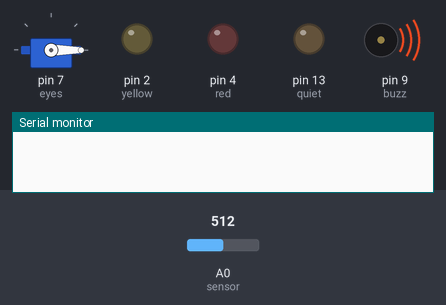
Bench run of a sketch on a simulated Arduino Uno, built with avr-gcc and run on an emulated ATmega328P. Parts: servo, output pins drawn as LEDs (lit = HIGH), buzzer (waves = sounding), the last lines printed to the serial monitor. The test bench sets the inputs (shaded band); at power-on: A0 (sensor) = 512.

Above: at 1.2 s.
1.3 s: A0 (sensor) set to 492
At 2.5 s:
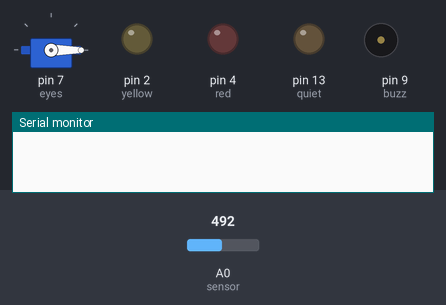
At 10.2 s:
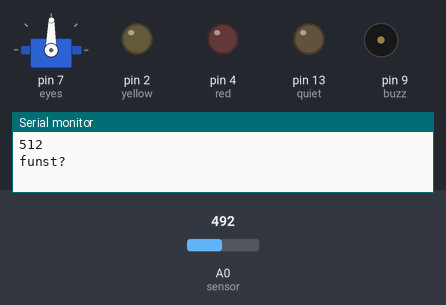
Timing chart, 0 to 11.7 s (numbered marks = the images above; inputs shaded):
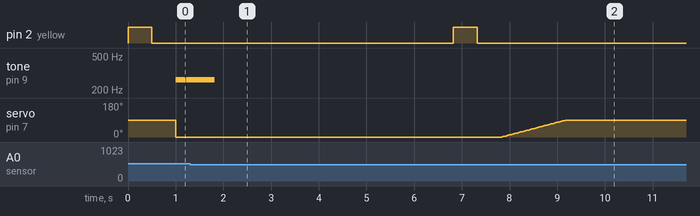

Measured:
- the behaviour switches between 500 and 499 on A0 (sensor) (found by bisection; images 0 and 1)
- after the input at 1.3 s, pin 2 (yellow): goes on until 7.3 s, then stays LOW; tone on pin 9 (buzz): goes on until 1.8 s, then stays silent; servo on pin 7 (eyes): moves from 0° to 89° over 1.3 s, starting after 6.5 s

The sketch:

owl.ino
```cpp
#include<Servo.h>
Servo eyes;  // servo to move the owls eylids
const int sensor =A0;
const int red = 4;
const int yellow = 2;
const int green = 3;
const int buzz=9;  //the buzzer
const int loud=12;  // more volume
const int quiet= 13;  // less volume
int sleep;
int wake;

int sensorVal; //now light sensor variable works


void setup (){
  pinMode(sensor, INPUT);
  pinMode (red, OUTPUT);
  pinMode(yellow, OUTPUT);
  pinMode(green, INPUT);
  eyes.attach(8);
  //pinMode(quiet,OUTPUT);
  pinMode(buzz, OUTPUT);  //the buzzer or speaker
 //pinMode(loud, INPUT);
  //analogWrite(loud, 40);  //buzzer in analog more arguments like amount?
  eyes.attach(7);
  Serial.begin(9600);  //rate of data transmission

sensorVal= analogRead(sensor);
}
void loop(){
 sensorVal= analogRead(sensor);
  light();
  squeek();

lightTest();
}
void light(){
  //int sensorVal=analogRead(sensor); //light sensor

  if (sensorVal>=801){ //500== fairly dark
    digitalWrite (red, HIGH);
    delay(500);
    digitalWrite(red, LOW);
    delay(500);
  }
  else {
    if (sensorVal<=800 && sensorVal>=400){  // medium light
      digitalWrite(yellow, HIGH);
      delay(500);
      digitalWrite(yellow, LOW);
      delay(500);
    }
    else {
      digitalWrite(green, HIGH);
      delay(500);
      digitalWrite(green, LOW);
      delay(500);
    }    //input==  not active
        //output+ low== ground
  }
  /* //servotest
   eyes.write(0);
   delay(200);
   eyes.write(20);
   delay(200);
   */
}
void squeek(){

  //int sensorVal=analogRead(sensor); //light sensor
  /*note  frequency
   c     262 Hz
   d     294 Hz
   e     330 Hz
   f     349 Hz
   g     392 Hz
   a     440 Hz
   b     494 Hz
   C     523 Hz*/
   pinMode(quiet,INPUT);
   pinMode(loud,INPUT);
     sleep=0;  //servo positions
     wake=90;


  if (sensorVal<=800 && sensorVal >=200){
    eyes.write(sleep);

 if (sensorVal<500){//wake or move the servo to move the eyelids
 int i;
 int j=0;
   for (i=sleep; i< wake; i+=1){ //open the eyes slowly
   eyes.write(i);
   delay(15);
   }
    while(j>4){
    eyes.write(i-4); // blink the eyes
    delay(50);
    eyes.write(i+4);
    delay(50);
    j+=1;
  }
  //turn the LEDs in the eyes on, once they physically exist
   delay(10000);

   for (i=wake; i>=sleep; i-=1){ //go back to sleep close the eylids slowly
   eyes.write(i);
   delay (20);
   } //turn the LEDs off again
 }

 else{  //sleep mode
  pinMode(quiet,OUTPUT);
  digitalWrite(quiet,LOW);
    tone(buzz, 262);
    delay(200);
    noTone(buzz);
    delay(20);
    tone(buzz,262),
    delay(600);
    noTone(buzz);
    delay(5000);
 }

  }  //end first if statement. (end of light beweeen 200 and 800)
  else if (sensorVal<=200)  { //lower
      noTone(buzz);
      eyes.write(sleep);
     }


  else { //light is over 800
    //louder  shocked awake
  eyes.write(wake);
    pinMode(loud,OUTPUT);
   pinMode(quiet,INPUT); //loud
    digitalWrite(loud, LOW);
    tone(loud, 523);  //set buzz as input and 12 as output
    delay (3000);
    noTone(loud);
    tone(loud,494);
    delay(1000);
    noTone(loud);
    delay(10000);
  }
}


 void lightTest(){
  String test= "funst?"; //string to test the serial monitor, laptop is talking to serial
  Serial.println(sensorVal);  //read the level of light in my room
  Serial.println(test);
  //return sensorVal;
}
```
